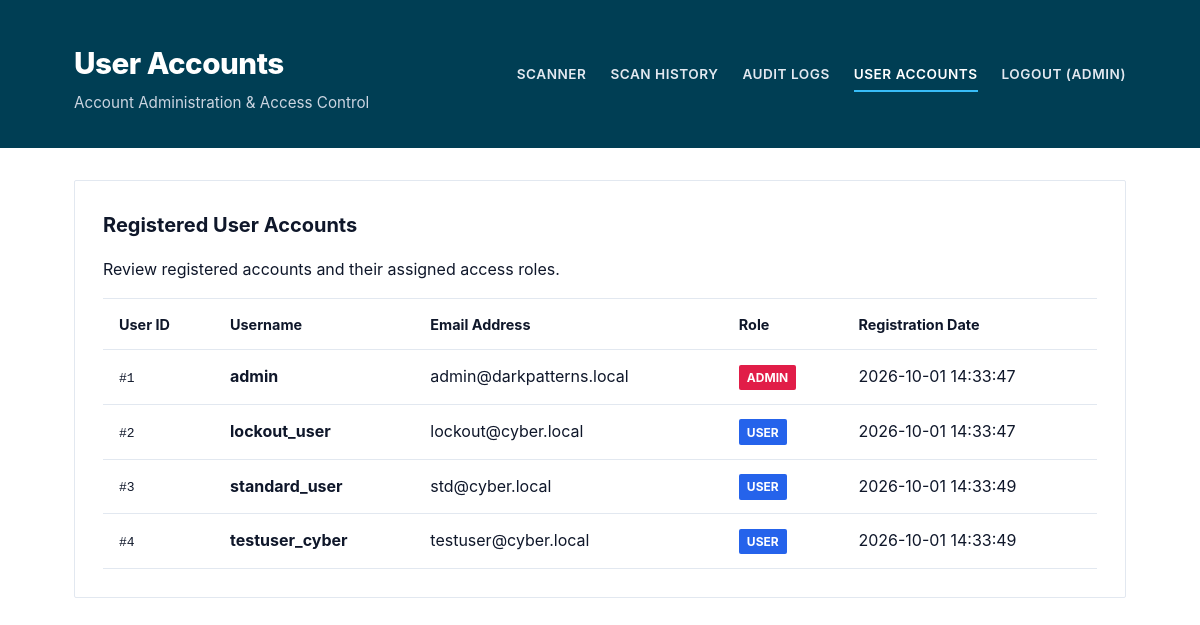
Page /admin/users (signed in) on the committed database.
### tables this page shows
CREATE TABLE users (
                id INTEGER PRIMARY KEY AUTOINCREMENT,
                username TEXT UNIQUE NOT NULL,
                email TEXT UNIQUE NOT NULL,
                password_hash TEXT NOT NULL,
                role TEXT NOT NULL DEFAULT 'USER',
                created_at TEXT NOT NULL
            );

### app.py (the view)
@app.route("/admin/users")
@admin_required
def admin_users():
    users = db_manager.get_all_users()
    return render_template("users.html", users=users)

### app.py (called while the page is built)
def admin_required(f):
    @wraps(f)
    def decorated_function(*args, **kwargs):
        if "user_id" not in session:
            flash("Please log in as Administrator.", "info")
            return redirect(url_for("login"))
        if session.get("role") != "ADMIN":
            flash("Access Denied: Administrator privileges required.", "error")
            return redirect(url_for("index")), 403
        return f(*args, **kwargs)
    return decorated_function

### database/db.py (called while the page is built, shortened)
    def _get_sqlite_connection(self):
        os.makedirs(os.path.dirname(self.sqlite_db_path), exist_ok=True)
        conn = sqlite3.connect(self.sqlite_db_path)
        conn.row_factory = sqlite3.Row
        return conn

    def get_all_users(self):
        conn = self._get_sqlite_connection()
        cursor = conn.cursor()
        cursor.execute("SELECT id, username, email, role, created_at FROM users ORDER BY id ASC")
        users = [dict(r) for r in cursor.fetchall()]
        conn.close()
        return users

### templates/users.html (shortened to what this page needs)
<!DOCTYPE html>
<html lang="en">
<head>
    <link rel="stylesheet" href="{{ url_for('static', filename='css/style.css') }}">
</head>
<body>
    <header class="header">
        <div class="header-container">
            <div class="header-title">
                <h1>User Accounts</h1>
                <p>Account Administration & Access Control</p>
            </div>
            <nav class="nav-links">
                <a href="{{ url_for('index') }}">Scanner</a>
                <a href="{{ url_for('history') }}">Scan History</a>
                <a href="{{ url_for('admin_audit_logs') }}">Audit Logs</a>
                <a href="{{ url_for('admin_users') }}" class="active">User Accounts</a>
                <a href="{{ url_for('logout') }}">Logout ({{ session.get('username') }})</a>
            </nav>
        </div>
    </header>
<main class="container">
    <section class="card">
        <h3 class="card-title">Registered User Accounts</h3>
        <p>Review registered accounts and their assigned access roles.</p>
        {% if users %}
        <div class="table-responsive">
            <table class="data-table">
                <thead>
                    <tr>
                        <th>User ID</th>
                        <th>Username</th>
                        <th>Email Address</th>
                        <th>Role</th>
                        <th>Registration Date</th>
                    </tr>
                </thead>
                <tbody>
                    {% for user in users %}
                    <tr>
                        <td><code>#{{ user.id }}</code></td>
                        <td><strong>{{ user.username }}</strong></td>
                        <td>{{ user.email }}</td>
                        <td>
                            <span class="badge {% if user.role == 'ADMIN' %}badge-high{% else %}badge-low{% endif %}">
                                {{ user.role }}
                            </span>
                        </td>
                        <td>{{ user.created_at }}</td>
                    </tr>
                    {% endfor %}
                </tbody>
            </table>
        </div>
        {% else %}
        <div class="alert alert-info">No user accounts found.</div>
        {% endif %}
    </section>
</main>
</body>
</html>

### static/css/style.css (style rules this page uses)
:root { --primary-color: #003e54; --secondary-color: #2563eb; --accent-color: #14b8a6; --bg-color: #ffffff; --card-bg: #ffffff; --text-color: #0f172a; --text-muted: #64748b; --border-color: #e2e8f0; --footer-bg: #eef2f6; --severity-high: #e11d48; --severity-medium: #d97706; --severity-low: #2563eb; --source-rule: #4f46e5; --source-ml: #059669; --source-hybrid: #d97706; }
* { box-sizing: border-box; margin: 0; padding: 0; }
body { font-family: -apple-system, BlinkMacSystemFont, "Segoe UI", Roboto, Helvetica, Arial, sans-serif; background-color: var(--bg-color); color: var(--text-color); line-height: 1.6; }
.header { background-color: var(--primary-color) !important; color: #ffffff !important; padding: 2.5rem 0 2rem 0; border-bottom: none; box-shadow: none; }
.header-container { max-width: 1100px; margin: 0 auto; padding: 0 1.5rem; display: flex; justify-content: space-between; align-items: center; }
.header-title h1 { font-size: 1.85rem; font-weight: 800; color: #ffffff !important; letter-spacing: -0.5px; }
.header-title p { font-size: 0.95rem; color: #cbd5e1 !important; margin-top: 0.25rem; }
.nav-links { display: flex; gap: 1.5rem; }
.nav-links a { color: #e2e8f0 !important; text-decoration: none; font-weight: 600; font-size: 0.85rem; text-transform: uppercase; letter-spacing: 0.5px; padding-bottom: 0.25rem; transition: color 0.2s, border-bottom 0.2s; }
.nav-links a:hover, .nav-links a.active { color: #ffffff !important; border-bottom: 2px solid #38bdf8 !important; }
.container { max-width: 1100px; margin: 2rem auto; padding: 0 1.5rem; }
.card { background: var(--card-bg); border: 1px solid var(--border-color); border-radius: 2px; padding: 1.75rem; margin-bottom: 1.5rem; box-shadow: none; }
.card-title { font-size: 1.25rem; font-weight: 700; margin-bottom: 1rem; color: var(--text-color); }
.badge { display: inline-block; padding: 0.2rem 0.5rem; border-radius: 2px; font-size: 0.75rem; font-weight: 700; text-transform: uppercase; color: #ffffff; }
.badge-high { background-color: var(--severity-high); }
.badge-low { background-color: var(--severity-low); }
.table-responsive { overflow-x: auto; }
.data-table { width: 100%; border-collapse: collapse; margin-top: 1rem; }
.data-table th, .data-table td { padding: 0.85rem 1rem; text-align: left; border-bottom: 1px solid var(--border-color); }
.data-table th { background-color: #ffffff; font-weight: 700; font-size: 0.9rem; color: var(--text-color); border-top: 1px solid var(--border-color); }

### rows in the picture
users: id "1", username "admin", email "admin@darkpatterns.local", role "ADMIN", created_at "2026-10-01 14:33:47"
users: id "2", username "lockout_user", email "lockout@cyber.local", role "USER", created_at "2026-10-01 14:33:47"
users: id "3", username "standard_user", email "std@cyber.local", role "USER", created_at "2026-10-01 14:33:49"
users: id "4", username "testuser_cyber", email "testuser@cyber.local", role "USER", created_at "2026-10-01 14:33:49"

### other values in the picture
{{ session.get('username') }} "ADMIN"
